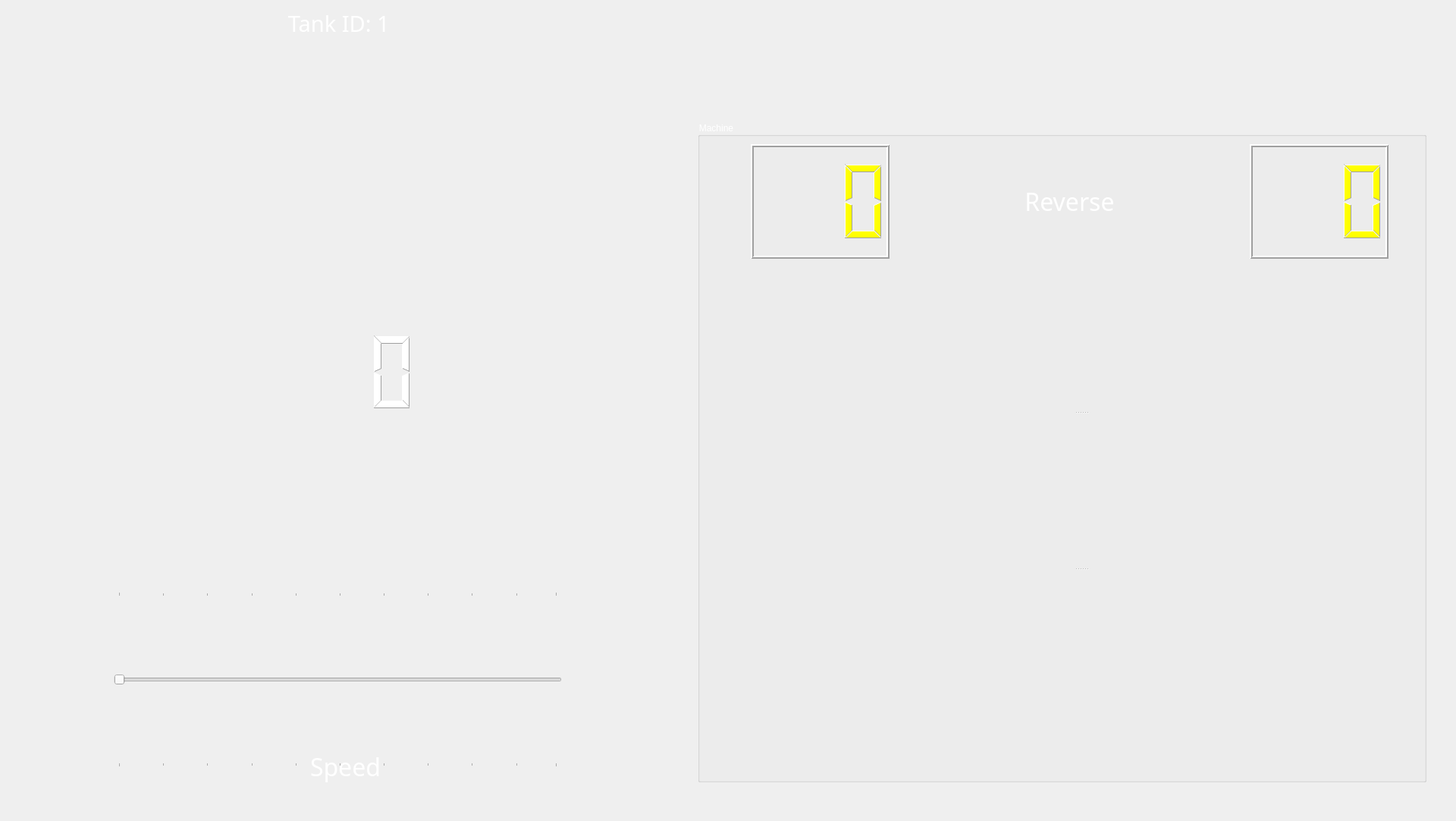
<?xml version="1.0" encoding="UTF-8"?>
<ui version="4.0">
 <class>MainWindow</class>
 <widget class="QMainWindow" name="MainWindow">
  <property name="geometry">
   <rect>
    <x>0</x>
    <y>0</y>
    <width>1920</width>
    <height>1082</height>
   </rect>
  </property>
  <property name="windowTitle">
   <string>MainWindow</string>
  </property>
  <property name="styleSheet">
   <string notr="true"/>
  </property>
  <property name="animated">
   <bool>true</bool>
  </property>
  <widget class="QWidget" name="centralwidget">
   <widget class="QLabel" name="speed_label">
    <property name="geometry">
     <rect>
      <x>390</x>
      <y>990</y>
      <width>131</width>
      <height>41</height>
     </rect>
    </property>
    <property name="font">
     <font>
      <family>Impact</family>
      <pointsize>24</pointsize>
     </font>
    </property>
    <property name="styleSheet">
     <string notr="true">color: rgb(255, 255, 255);</string>
    </property>
    <property name="text">
     <string>Speed</string>
    </property>
    <property name="alignment">
     <set>Qt::AlignCenter</set>
    </property>
   </widget>
   <widget class="QLabel" name="backgourndLabel">
    <property name="geometry">
     <rect>
      <x>-10</x>
      <y>-10</y>
      <width>1931</width>
      <height>1091</height>
     </rect>
    </property>
    <property name="text">
     <string/>
    </property>
    <property name="pixmap">
     <pixmap>backgournd.png</pixmap>
    </property>
    <property name="scaledContents">
     <bool>true</bool>
    </property>
   </widget>
   <widget class="QLCDNumber" name="actual_speed">
    <property name="geometry">
     <rect>
      <x>370</x>
      <y>420</y>
      <width>181</width>
      <height>141</height>
     </rect>
    </property>
    <property name="maximumSize">
     <size>
      <width>300</width>
      <height>300</height>
     </size>
    </property>
    <property name="layoutDirection">
     <enum>Qt::LeftToRight</enum>
    </property>
    <property name="autoFillBackground">
     <bool>false</bool>
    </property>
    <property name="styleSheet">
     <string notr="true">
color: rgb(255,255, 255);</string>
    </property>
    <property name="frameShape">
     <enum>QFrame::NoFrame</enum>
    </property>
    <property name="frameShadow">
     <enum>QFrame::Plain</enum>
    </property>
    <property name="lineWidth">
     <number>0</number>
    </property>
    <property name="smallDecimalPoint">
     <bool>false</bool>
    </property>
    <property name="digitCount">
     <number>3</number>
    </property>
    <property name="segmentStyle">
     <enum>QLCDNumber::Filled</enum>
    </property>
    <property name="intValue" stdset="0">
     <number>0</number>
    </property>
   </widget>
   <widget class="QSlider" name="motors_speed_slider">
    <property name="geometry">
     <rect>
      <x>150</x>
      <y>780</y>
      <width>591</width>
      <height>231</height>
     </rect>
    </property>
    <property name="styleSheet">
     <string notr="true">color: rgb(255, 255, 255);
</string>
    </property>
    <property name="maximum">
     <number>99</number>
    </property>
    <property name="pageStep">
     <number>1</number>
    </property>
    <property name="orientation">
     <enum>Qt::Horizontal</enum>
    </property>
    <property name="tickPosition">
     <enum>QSlider::TicksBothSides</enum>
    </property>
    <property name="tickInterval">
     <number>10</number>
    </property>
   </widget>
   <widget class="QLabel" name="status_label">
    <property name="geometry">
     <rect>
      <x>0</x>
      <y>0</y>
      <width>901</width>
      <height>61</height>
     </rect>
    </property>
    <property name="font">
     <font>
      <family>Impact</family>
      <pointsize>22</pointsize>
      <weight>50</weight>
      <italic>false</italic>
      <bold>false</bold>
     </font>
    </property>
    <property name="styleSheet">
     <string notr="true">color: rgb(255, 255, 255);
font: 22pt &quot;Impact&quot;;</string>
    </property>
    <property name="text">
     <string>Tank ID: 1 </string>
    </property>
    <property name="alignment">
     <set>Qt::AlignCenter</set>
    </property>
   </widget>
   <widget class="QGroupBox" name="groupBox">
    <property name="geometry">
     <rect>
      <x>920</x>
      <y>160</y>
      <width>961</width>
      <height>871</height>
     </rect>
    </property>
    <property name="styleSheet">
     <string notr="true">color: rgb(255, 255, 255);
font: 75 8pt &quot;MS Shell Dlg 2&quot;;</string>
    </property>
    <property name="title">
     <string>Machine</string>
    </property>
    <property name="flat">
     <bool>false</bool>
    </property>
    <widget class="QPushButton" name="right_engine_bt">
     <property name="enabled">
      <bool>true</bool>
     </property>
     <property name="geometry">
      <rect>
       <x>710</x>
       <y>244</y>
       <width>171</width>
       <height>528</height>
      </rect>
     </property>
     <property name="text">
      <string notr="true"/>
     </property>
     <property name="icon">
      <iconset>
       <normaloff>Tank_Track.png</normaloff>Tank_Track.png</iconset>
     </property>
     <property name="iconSize">
      <size>
       <width>200</width>
       <height>520</height>
      </size>
     </property>
     <property name="checkable">
      <bool>false</bool>
     </property>
     <property name="autoDefault">
      <bool>false</bool>
     </property>
     <property name="default">
      <bool>false</bool>
     </property>
     <property name="flat">
      <bool>true</bool>
     </property>
    </widget>
    <widget class="QPushButton" name="left_engine_bt">
     <property name="enabled">
      <bool>true</bool>
     </property>
     <property name="geometry">
      <rect>
       <x>140</x>
       <y>240</y>
       <width>161</width>
       <height>528</height>
      </rect>
     </property>
     <property name="text">
      <string notr="true"/>
     </property>
     <property name="icon">
      <iconset>
       <normaloff>Tank_Track.png</normaloff>Tank_Track.png</iconset>
     </property>
     <property name="iconSize">
      <size>
       <width>200</width>
       <height>520</height>
      </size>
     </property>
     <property name="checkable">
      <bool>false</bool>
     </property>
     <property name="autoDefault">
      <bool>false</bool>
     </property>
     <property name="default">
      <bool>false</bool>
     </property>
     <property name="flat">
      <bool>true</bool>
     </property>
    </widget>
    <widget class="QSplitter" name="splitter_3">
     <property name="geometry">
      <rect>
       <x>70</x>
       <y>30</y>
       <width>841</width>
       <height>151</height>
      </rect>
     </property>
     <property name="orientation">
      <enum>Qt::Horizontal</enum>
     </property>
     <property name="opaqueResize">
      <bool>true</bool>
     </property>
     <property name="handleWidth">
      <number>0</number>
     </property>
     <widget class="QLCDNumber" name="speed_disp_left">
      <property name="maximumSize">
       <size>
        <width>300</width>
        <height>300</height>
       </size>
      </property>
      <property name="autoFillBackground">
       <bool>false</bool>
      </property>
      <property name="styleSheet">
       <string notr="true">
color: rgb(255,255, 0);</string>
      </property>
      <property name="frameShape">
       <enum>QFrame::Box</enum>
      </property>
      <property name="lineWidth">
       <number>2</number>
      </property>
      <property name="smallDecimalPoint">
       <bool>false</bool>
      </property>
      <property name="digitCount">
       <number>3</number>
      </property>
      <property name="segmentStyle">
       <enum>QLCDNumber::Filled</enum>
      </property>
      <property name="intValue" stdset="0">
       <number>0</number>
      </property>
     </widget>
     <widget class="QLabel" name="mvstatus_label">
      <property name="font">
       <font>
        <family>Impact</family>
        <pointsize>24</pointsize>
        <weight>50</weight>
        <italic>false</italic>
        <bold>false</bold>
       </font>
      </property>
      <property name="styleSheet">
       <string notr="true">color: rgb(255, 255, 255);
font: 24pt &quot;Impact&quot;;</string>
      </property>
      <property name="text">
       <string>Reverse</string>
      </property>
      <property name="alignment">
       <set>Qt::AlignCenter</set>
      </property>
     </widget>
     <widget class="QLCDNumber" name="speed_disp_right">
      <property name="maximumSize">
       <size>
        <width>300</width>
        <height>300</height>
       </size>
      </property>
      <property name="autoFillBackground">
       <bool>false</bool>
      </property>
      <property name="styleSheet">
       <string notr="true">
color: rgb(255,255, 0);</string>
      </property>
      <property name="frameShape">
       <enum>QFrame::Box</enum>
      </property>
      <property name="lineWidth">
       <number>2</number>
      </property>
      <property name="smallDecimalPoint">
       <bool>false</bool>
      </property>
      <property name="digitCount">
       <number>3</number>
      </property>
      <property name="segmentStyle">
       <enum>QLCDNumber::Filled</enum>
      </property>
      <property name="intValue" stdset="0">
       <number>0</number>
      </property>
     </widget>
    </widget>
    <widget class="QSplitter" name="splitter">
     <property name="geometry">
      <rect>
       <x>390</x>
       <y>180</y>
       <width>232</width>
       <height>614</height>
      </rect>
     </property>
     <property name="orientation">
      <enum>Qt::Vertical</enum>
     </property>
     <widget class="QPushButton" name="forward_bt">
      <property name="text">
       <string notr="true"/>
      </property>
      <property name="icon">
       <iconset>
        <normaloff>up.png</normaloff>
        <normalon>up_pressed.png</normalon>up.png</iconset>
      </property>
      <property name="iconSize">
       <size>
        <width>220</width>
        <height>220</height>
       </size>
      </property>
      <property name="shortcut">
       <string notr="true"/>
      </property>
      <property name="autoDefault">
       <bool>true</bool>
      </property>
      <property name="default">
       <bool>true</bool>
      </property>
      <property name="flat">
       <bool>true</bool>
      </property>
     </widget>
     <widget class="QPushButton" name="stop_bt">
      <property name="text">
       <string/>
      </property>
      <property name="icon">
       <iconset>
        <normaloff>stop.png</normaloff>stop.png</iconset>
      </property>
      <property name="iconSize">
       <size>
        <width>150</width>
        <height>150</height>
       </size>
      </property>
      <property name="autoDefault">
       <bool>true</bool>
      </property>
      <property name="default">
       <bool>false</bool>
      </property>
      <property name="flat">
       <bool>true</bool>
      </property>
     </widget>
     <widget class="QPushButton" name="backward_bt">
      <property name="text">
       <string/>
      </property>
      <property name="icon">
       <iconset>
        <normaloff>down.png</normaloff>
        <disabledoff>down_pressed.png</disabledoff>down.png</iconset>
      </property>
      <property name="iconSize">
       <size>
        <width>220</width>
        <height>220</height>
       </size>
      </property>
      <property name="autoDefault">
       <bool>true</bool>
      </property>
      <property name="default">
       <bool>true</bool>
      </property>
      <property name="flat">
       <bool>true</bool>
      </property>
     </widget>
    </widget>
   </widget>
   <zorder>backgourndLabel</zorder>
   <zorder>groupBox</zorder>
   <zorder>speed_label</zorder>
   <zorder>actual_speed</zorder>
   <zorder>motors_speed_slider</zorder>
   <zorder>status_label</zorder>
  </widget>
 </widget>
 <resources/>
 <connections/>
</ui>
